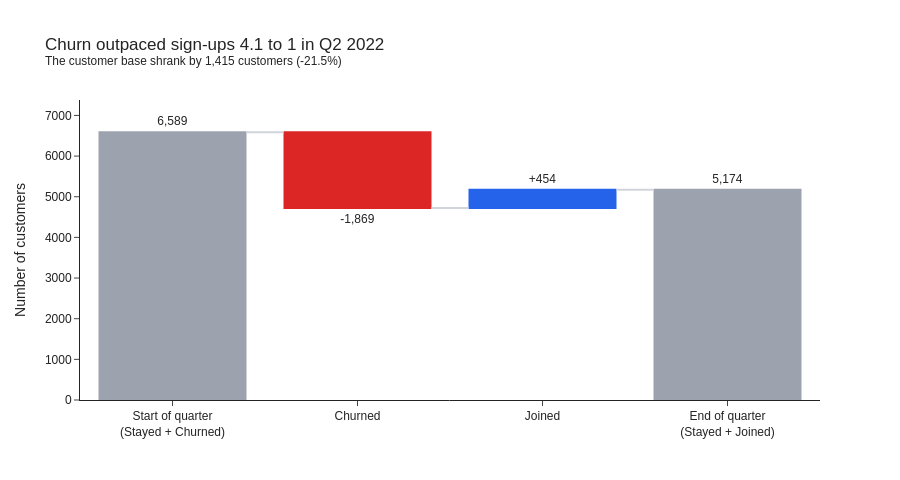

Notebook source saved alongside this figure:
### Code cell
fig = go.Figure(go.Waterfall(
    x=['Start of quarter<br>(Stayed + Churned)', 'Churned', 'Joined', 'End of quarter<br>(Stayed + Joined)'],
    y=[start_of_quarter, -n['Churned'], n['Joined'], end_of_quarter],
    measure=['absolute', 'relative', 'relative', 'total'],
    text=[f'{start_of_quarter:,}', f"-{n['Churned']:,}", f"+{n['Joined']:,}", f'{end_of_quarter:,}'],
    textposition='outside',
    decreasing={'marker': {'color': COLOR_CHURNED}},
    increasing={'marker': {'color': COLOR_JOINED}},
    totals={'marker': {'color': COLOR_STAYED}},
    connector={'line': {'color': COLOR_LIGHT_GRAY}},
))

fig.update_layout(
    title=f"Churn outpaced sign-ups {n['Churned'] / n['Joined']:.1f} to 1 in Q2 2022"
          f"<br><sup>The customer base shrank by {abs(net_change):,} customers ({net_change / start_of_quarter:.1%})</sup>",
    yaxis_title='Number of customers',
    yaxis_range=[0, start_of_quarter * 1.12],
    showlegend=False,
    height=480,
)

fig.show()

### Figure 1 — Plotly figure (JSON) as saved in the notebook; plotly's stock layout.template omitted (floating-point values rounded to 4 significant figures)
{"data": [{"connector": {"line": {"color": "#D1D5DB"}}, "decreasing": {"marker": {"color": "#DC2626"}}, "increasing": {"marker": {"color": "#2563EB"}}, "measure": ["absolute", "relative", "relative", "total"], "text": ["6,589", "-1,869", "+454", "5,174"], "textposition": "outside", "totals": {"marker": {"color": "#9CA3AF"}}, "type": "waterfall", "x": ["Start of quarter<br>(Stayed + Churned)", "Churned", "Joined", "End of quarter<br>(Stayed + Joined)"], "y": [6589, -1869, 454, 5174]}], "layout": {"height": 480, "showlegend": false, "title": {"text": "Churn outpaced sign-ups 4.1 to 1 in Q2 2022<br><sup>The customer base shrank by 1,415 customers (-21.5%)</sup>"}, "yaxis": {"range": [0, 7380.0], "title": {"text": "Number of customers"}}}}
